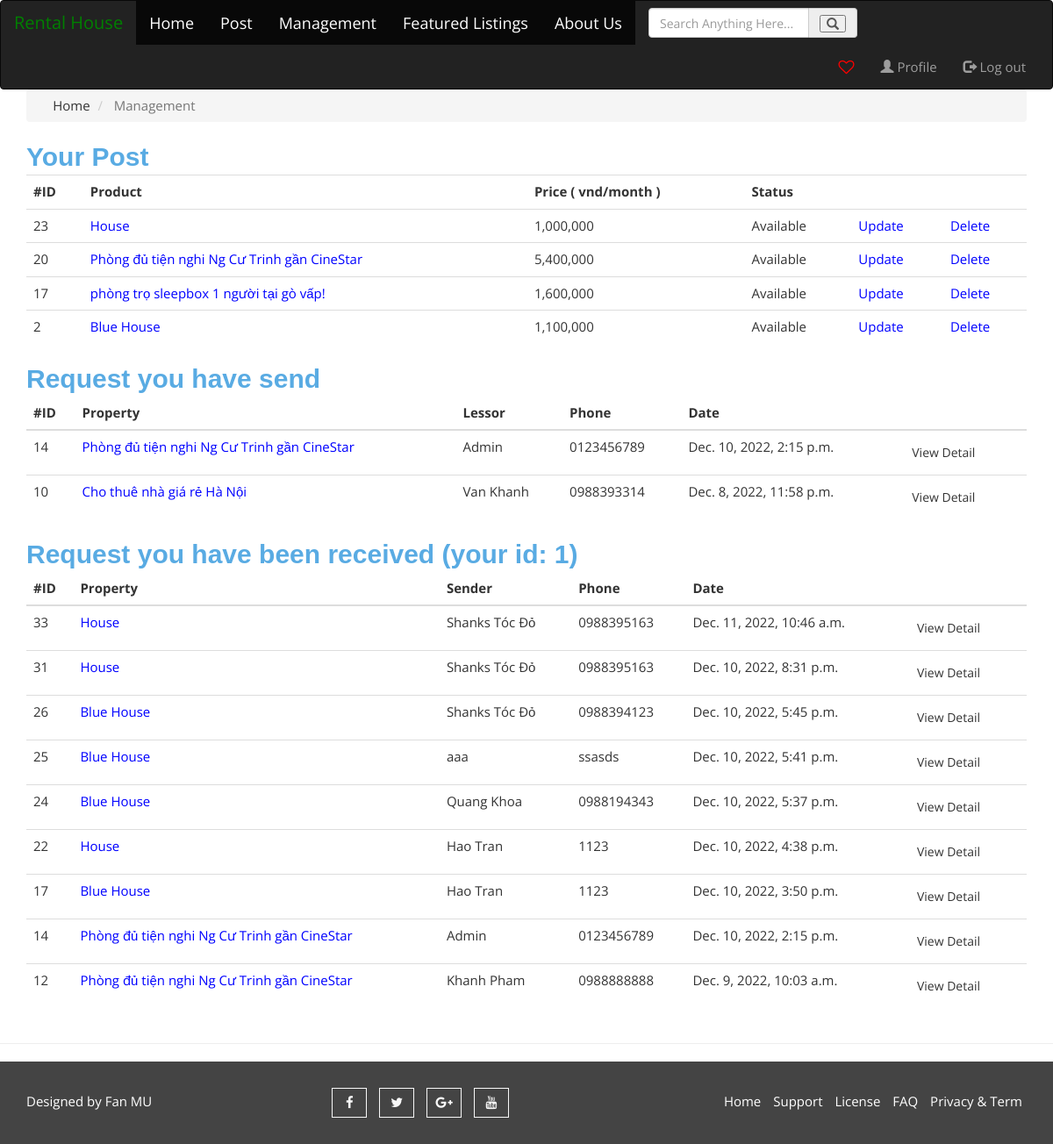
Before: /dashboard/ (signed in) with the older database file.
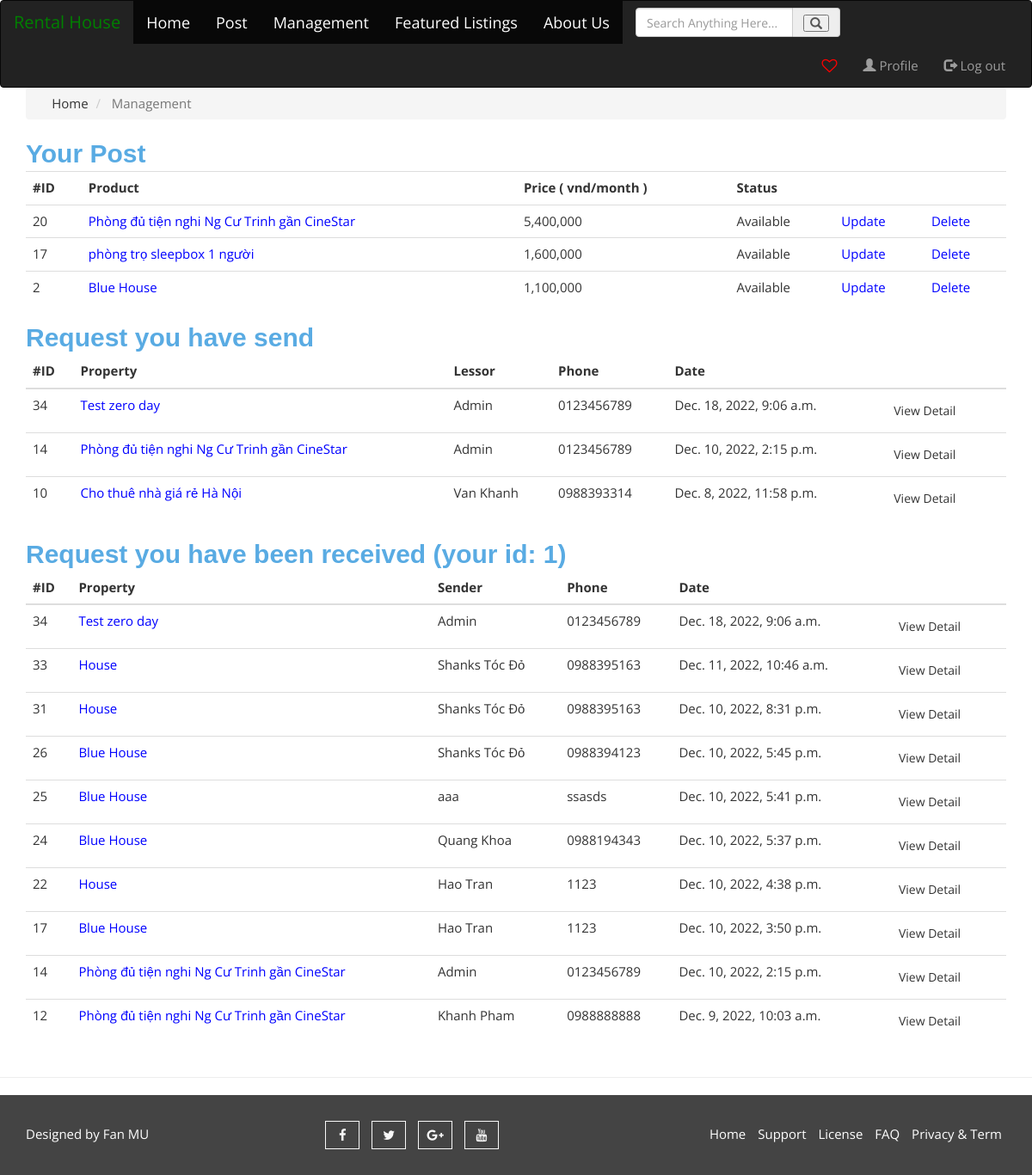
After: the same page with the newer database file.
### house/models.py (models this page shows, shortened)
class Listing(models.Model):
    status_choices = (
        ("Available","Available"),
        ("Unvailable", "Unavailable"),
        ("Sale", "For Sale"),
        ('draft', 'Draft'),
        ('published', 'Published'),
    )
    city_choices = {
        ('TP. Hồ Chí Minh', 'TP. Hồ Chí Minh'),
        ('Hà Nội', 'Hà Nội'),
        ('Đà Nẵng', 'Đà Nẵng'),
        ('Bình Dương','Bình Dương'),
        ('An Giang','An Giang'),
        ('Bà Rịa – Vũng Tàu','Bà Rịa – Vũng Tàu'),
        ('Bạc Liêu','Bạc Liêu'),
        ('Bắc Giang','Bắc Giang'),
        ('Bắc Kạn','Bắc Kạn'),
        ('Bắc Ninh','Bắc Ninh'),
        ('Bến Tre','Bến Tre'),
        ('Bình Định','Bình Định'),
        ('Bình Phước','Bình Phước'),
        ('Bình Thuận','Bình Thuận'),
        ('Cà Mau','Cà Mau'),
        ('Cao Bằng','Cao Bằng'),
        ('Cần Thơ','Cần Thơ'),
        ('Đắk Lắk','Đắk Lắk'),
        ('Đắk Nông','Đắk Nông'),
        ('Điện Biên','Điện Biên'),
        ('Đồng Nai','Đồng Nai'),
        ('Đồng Tháp','Đồng Tháp'),
        ('Gia Lai','Gia Lai'),
        ('Hà Giang','Hà Giang'),
        ('Hà Nam','Hà Nam'),
        ('Hà Tĩnh','Hà Tĩnh'),
        ('Hải Dương','Hải Dương'),
        ('Hải Phòng','Hải Phòng'),
        ('Hậu Giang','Hậu Giang'),
        ('Hòa Bình','Hòa Bình'),
        ('Hưng Yên','Hưng Yên'),
        ('Khánh Hòa','Khánh Hòa'),
        ('Kiên Giang','Kiên Giang'),
        ('Kon Tum','Kon Tum'),
        ('Lai Châu','Lai Châu'),
        ('Lạng Sơn','Lạng Sơn'),
        ('Lào Cai','Lào Cai'),
        ('Lâm Đồng','Lâm Đồng'),
        ('Long An','Long An'),
        ('Nam Định','Nam Định'),
        ('Nghệ An','Nghệ An'),
        ('Ninh Bình','Ninh Bình'),
        ('Ninh Thuận','Ninh Thuận'),
        ('Phú Thọ','Phú Thọ'),
        ('Phú Yên','Phú Yên'),
        ('Quảng Bình','Quảng Bình'),
        ('Quảng Nam','Quảng Nam'),
        ('Quảng Ngãi','Quảng Ngãi'),
        ('Quảng Ninh','Quảng Ninh'),
        ('Quảng Trị','Quảng Trị'),
        ('Sóc Trăng','Sóc Trăng'),
        ('Sơn La','Sơn La'),
        ('Tây Ninh','Tây Ninh'),
        ('Thái Bình','Thái Bình'),
        ('Thái Nguyên','Thái Nguyên'),
        ('Thanh Hóa','Thanh Hóa'),
        ('Thừa Thiên Huế','Thừa Thiên Huế'),
        ('Tiền Giang','Tiền Giang'),
        ('Trà Vinh','Trà Vinh'),
        ('Tuyên Quang','Tuyên Quang'),
        ('Vĩnh Long','Vĩnh Long'),
        ('Vĩnh Phúc','Vĩnh Phúc'),
        ('Yên Bái','Yên Bái'),
    }
    status = models.CharField(max_length = 20, choices=status_choices, default="Available")
    lessor = models.ForeignKey(Profile,on_delete = models.CASCADE, blank=True,null=True)
    title = models.CharField(max_length = 120)
    address = models.CharField(max_length = 200)
    city = models.CharField(max_length = 100,choices=city_choices,default='null')
    description = models.TextField(blank=True)
    price = models.IntegerField()
    area = models.IntegerField()
    floor= models.IntegerField(default=1)
    bedrooms = models.IntegerField(default=0)
    kitcheen = models.IntegerField(default=0)
    bathrooms = models.IntegerField(default=0)
    garage = models.BooleanField(default=0)
    AirCondition = models.BooleanField(default=0)
    ComunityCenter = models.BooleanField(default=0)
    SecuritySystem = models.BooleanField(default=0)
    Furniture = models.TextField(default=0)
    list_date = models.DateField(default = datetime.now,blank = True)
    photo_main = models.ImageField(upload_to = 'photos/%Y/%m/%d/')
    photo_1 = models.ImageField(upload_to = 'photos/%Y/%m/%d/',blank =True)
    photo_2 = models.ImageField(upload_to = 'photos/%Y/%m/%d/',blank =True)
    photo_3 = models.ImageField(upload_to = 'photos/%Y/%m/%d/',blank =True)
    photo_4 = models.ImageField(upload_to = 'photos/%Y/%m/%d/',blank =True)
    photo_5 = models.ImageField(upload_to = 'photos/%Y/%m/%d/',blank =True)
    favourites = models.ManyToManyField(
        User, related_name='favourite', default=None, blank=True)

### contacts/models.py (models this page shows, shortened)
class Contact(models.Model):
    listing = models.CharField(max_length = 200)
    listing_id = models.IntegerField()
    name = models.CharField(max_length = 200)
    email = models.CharField(max_length = 100)
    phone = models.CharField(max_length = 20)
    message = models.TextField(blank=True)
    contact_date = models.DateTimeField(default = datetime.now)
    user_id = models.IntegerField(blank = True)
    lessor_id = models.IntegerField(blank = True,default="None")
    lessor_name = models.CharField(max_length = 200, default="None",blank=True)
    lessor_phone = models.CharField(max_length = 20, blank=True)

### house/views.py (the view)
# urls.py: path('dashboard/',listing_dashboard,name="dashboard"),
@login_required(login_url='login' )
@login_required(login_url='login' )
def listing_dashboard(request):
    listings=Listing.objects.filter(lessor=request.user.Profile).order_by('-list_date')
    user_contacts = Contact.objects.filter(user_id = request.user.id).order_by('-contact_date')
    lessor_contacts = Contact.objects.filter(lessor_id = request.user.id).order_by('-contact_date')
    paginator = Paginator(listings,11)
    page = request.GET.get('page')
    paged_listings = paginator.get_page(page)
    context={
        'listings':paged_listings,
        'contacts': user_contacts,
        'contactsrc': lessor_contacts,
    }
    return render(request, "accounts/dashboard.html",context)

### templates/accounts/dashboard.html (shortened to what this page needs)
{% extends 'base.html' %}
{% load static %}
{% load humanize%}
{% block content %}
  <section id="bc" class="mt-4">
    <div class="container">
      <nav aria-label="breadcrumb">
        <ol class="breadcrumb">
          <li class="breadcrumb-item">
            <a href="{% url 'dashboard' %}">
              <i class="fas fa-home"></i> Home</a>
          </li>
          <li class="breadcrumb-item active"> Management</li>
        </ol>
      </nav>
    </div>
  </section>
  <section id="dashboard/yourhouse" plass="py-4">
    <div class="container">
      <div class="row">
        <div class="col-md-12">
          <h2>Your Post</h2>
          <div class="card card-body">
            <table class="table">
              <tr>
                <th>#ID</th>
                <th>Product</th>
                <th>Price ( vnd/month )</th>
                <th>Status</th>
                <th></th>
                <th></th>
              </tr>
              {% for i in listings %}
              <tr>
                <td>{{i.id}}</td>
                <td><a style="color:blue" href="{%  url 'listing' i.id%}">{{i.title}}</a></td>
                <td>{{i.price | intcomma}}</td>
                <td>{{i.status}}</td>
                <td><a style="color:blue" href="{%  url 'update' i.id%}">Update</a></td>
                <td><a style= "color:blue" href="{%  url 'delete' i.id%}">Delete</a></td>
              </tr>
              {% endfor %}
            </table>
          </div>
        </div>
      </div>
    </div>
  </section>
  <section id="dashboard" class="py-4">
    <div class="container">
      <div class="row">
        <div class="col-md-12">
          <h2>Request you have send</h2>
          {% if contacts %}
          <table class="table">
            <thead>
              <tr>
                <th scope="col">#ID</th>
                <th scope="col">Property</th>
                <th>Lessor</th>
                <th>Phone</th>
                <th>Date</th>
                <th></th>
              </tr>
            </thead>
            <tbody>
              {% for contact in contacts %}
                <tr>
                  <td>{{ contact.id }}</td>
                  <td><a style="color:blue" href="{% url 'listing' contact.listing_id %}">{{contact.listing}}</a></td>
                  <td>{{contact.lessor_name}}</td>
                  <td>{{contact.lessor_phone}}</td>
                  <td>{{contact.contact_date}}</td>
                  <td>
                    <a class="btn btn-light" data-toggle="modal" data-target="#detailsend">View Detail</a>
                  </td>
                </tr>
              {% endfor %}
            </tbody>
          </table>
          {% else %}
            <p>You have not any request.</p>
          {% endif%}
        </div>
      </div>
    </div>
  </section>
  <section id="dashboard" class="py-4">
    <div class="container">
      <div class="row">
        <div class="col-md-12">
          <h2>Request you have been received (your id: {{user.id}})</h2>
          {% if contactsrc %}
          <table class="table">
            <thead>
              <tr>
                <th scope="col">#ID</th>
                <th scope="col">Property</th>
                <th>Sender</th>
                <th>Phone</th>
                <th>Date</th>
                <th></th>
              </tr>
            </thead>
            <tbody>
              {% for contact in contactsrc %}
                <tr>
                  <td>{{ contact.id }}</td>
                  <td><a style="color:blue" href="{% url 'listing' contact.listing_id %}">{{contact.listing}}</a></td>
                  <td>{{contact.name}}</td>
                  <td>{{contact.phone}}</td>
                  <td>{{contact.contact_date}}</td>
                  <td>
                    <a class="btn btn-light" data-toggle="modal" data-target="#detailrequestrc">View Detail</a>
                  </td>
                </tr>
              {% endfor %}
            </tbody>
          </table>
          {% else %}
            <p>You have not received any request yet!</p>
          {% endif%}
        </div>
      </div>
    </div>
  </section>
{% endblock %}

Changed rows visible on the page:
removed Listing: id "23", title "House", price "1,000,000", status "Available"
changed Listing id 17: title "phòng trọ sleepbox 1 người tại gò vấp!" → "phòng trọ sleepbox 1 người"
added Contact: id "34", listing "Test zero day", lessor_name "Admin", lessor_phone "0123456789", contact_date "Dec. 18, 2022, 9:06 a.m.", name "Admin", phone "0123456789"
